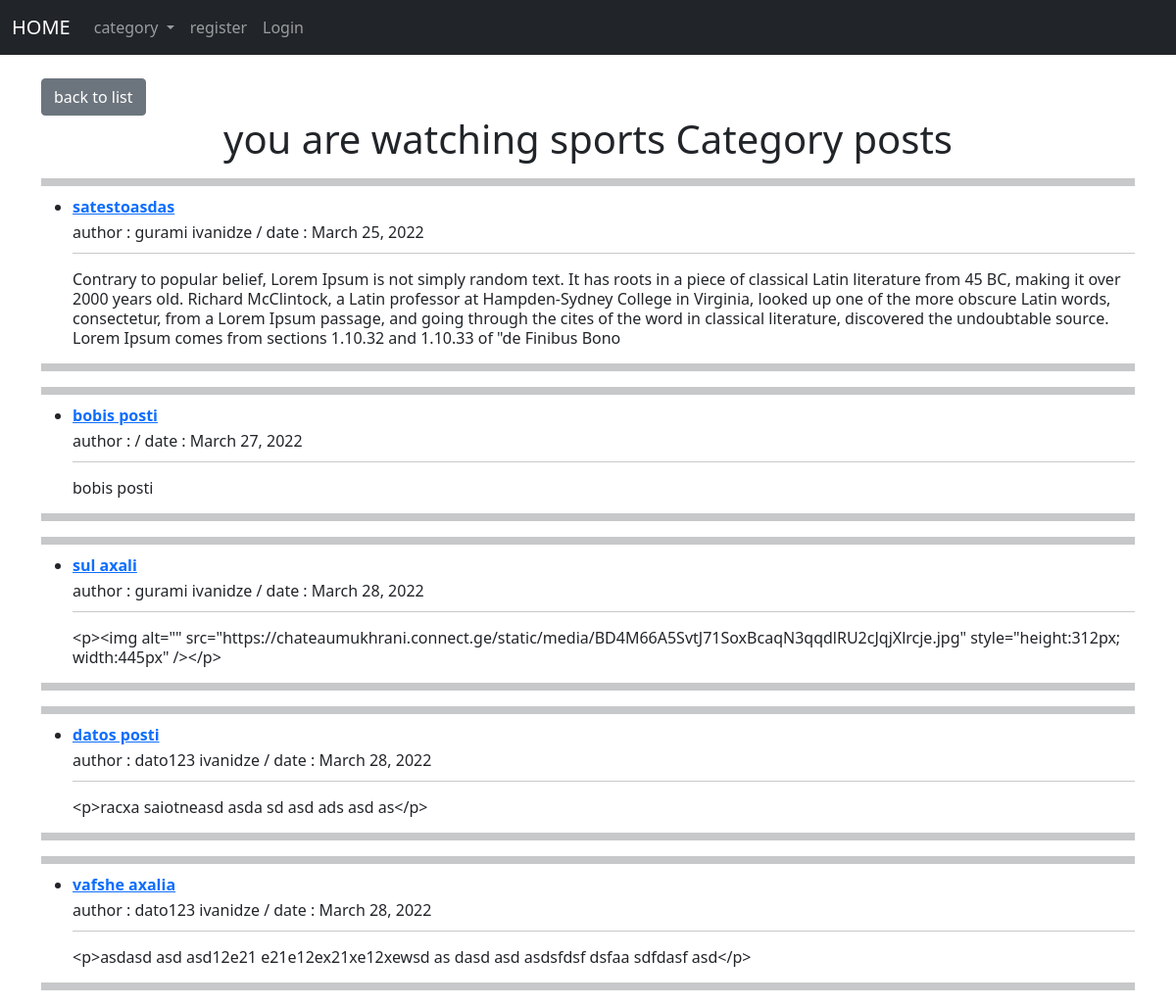
Page /category/sports/ on the committed database.
### theblog/models.py (models this page shows, shortened)
class Post(models.Model):
    title = models.CharField(max_length=255)
    title_tag = models.CharField(max_length=255,)
    author = models.ForeignKey(User, on_delete=models.CASCADE)
    body = RichTextField(blank = True, null= True)
    post_date = models.DateField(auto_now_add=True)
    category = models.CharField(max_length=255, default='coding')
    likes = models.ManyToManyField(User, related_name='blog_posts')

### theblog/views.py (the view)
# urls.py: path('category/<str:cats>/', categoryView , name='category'),
def categoryView(request, cats ):
    category_posts = Post.objects.filter(category=cats.replace('-', ' '))
    return render(request, 'categories.html', {'category_posts': category_posts,
                                               'cats': cats,
                                               })

### theblog/templates/categories.html (shortened to what this page needs)
{% extends 'base.html' %}
{% block content %}
    <a href="{% url 'home' %}" class="btn btn-secondary">back to list</a>
    {% if category_posts %}
        <h1 style="text-align: center;">you are watching {{ cats }} Category posts</h1>
        {% for post in category_posts %}
            <hr size="10">
            <ul style="line-height: 10px;">
                <li>
                    <a href="{% url 'article-detail' post.pk %}">
                        <p style="font-weight: bold;">
                            {{ post.title }}
                        </p>
                    </a>
                    <p>
                        author : {{ post.author.first_name }} {{ post.author.last_name }} / date : {{ post.post_date }}
                    </p>
                    <hr>
                    <p style="line-height: 20px;">
                        {{ post.body|slice:":500" }}
                    </p>
                </li>
            </ul>
            <hr size="10">
        {% endfor %}
    {% else %}
        the category not exist
    {% endif %}
{% endblock content %}

### theblog/templates/base.html (shortened to what this page needs)
<!doctype html>
<html lang="en">
    <head>
        <link href="https://cdn.jsdelivr.net/npm/bootstrap@5.1.3/dist/css/bootstrap.min.css"
              rel="stylesheet"
>
    </head>
    <body>
        <nav class="navbar navbar-expand-lg navbar-dark bg-dark">
            <div class="container-fluid">
                <a class="navbar-brand" href="{% url 'home' %}">HOME</a>
                <div class="collapse navbar-collapse" id="navbarSupportedContent">
                    <ul class="navbar-nav me-auto mb-2 mb-lg-0">
                        {% if cat_menu %}
                            <li class="nav-item dropdown">
                                <a class="nav-link dropdown-toggle"
                                   href="#"
                                   id="navbarDropdown"
                                   role="button"
                                   data-bs-toggle="dropdown"
                                   aria-expanded="false">
                                    category
                                </a>
                                <ul class="dropdown-menu" aria-labelledby="navbarDropdown">
                                    {% for item in cat_menu %}
                                        <li>
                                            <a class="dropdown-item" href="{% url 'category' item|slugify %}">{{ item }}</a>
                                        </li>
                                    {% endfor %}
                                </ul>
                            </li>
                        {% else %}
                            <li class="nav-item dropdown">
                                <a class="nav-link dropdown-toggle"
                                   href="#"
                                   id="navbarDropdown"
                                   role="button"
                                   data-bs-toggle="dropdown"
                                   aria-expanded="false">
                                    category
                                </a>
                            </li>
                        {% endif %}
                        {% if user.is_authenticated %}
                            <li class="nav-item">
                                <a class="nav-link" href="{% url 'add-post' %}">add blog</a>
                            </li>
                            <li class="nav-item">
                                <a class="nav-link" href="{% url 'add_category' %}">add category</a>
                            </li>
                            <li class="nav-item">
                                <a class="nav-link" href="{% url 'my_posts' user.id %}">
                                    {% if user.first_name %}
                                        Posts from user name :  {{ user.first_name }}
                                    {% else %}
                                        Posts from user ID : {{ user.id }}
                                        {{user}}
                                    {% endif %}
                                </a>
                            </li>
                            <li class="nav-item">
                                <a class="nav-link" href="{% url 'logout' %}">Logout</a>
                            </li>
                        {% else %}
                            <li class="nav-item">
                                <a class="nav-link" href="{% url 'register' %}">register</a>
                            </li>
                            <li class="nav-item">
                                <a class="nav-link" href="{% url 'login' %}">Login</a>
                            </li>
                        {% endif %}
                    </ul>
                </div>
            </div>
        </nav>
        <br>
        <div class="container">
            {% block content %}
            {% endblock content %}
        </div>
    </body>
</html>

### rows in the picture
Post: title "satestoasdas", author.first_name "gurami", author.last_name "ivanidze", post_date "March 25, 2022", body "Contrary to popular belief, Lorem Ipsum is not simply random text. It has roots in a piece of classical Latin literature from 45 BC, making it over 2000 years old. Richard McClintock, a Latin professor at Hampden-Sydney College in Virginia, looked up one of the more obscure Latin words, consectetur, from a Lorem Ipsum passage, and going through the cites of the word in classical literature, discovered the undoubtable source. Lorem Ipsum comes from sections 1.10.32 and 1.10.33 of \"de Finibus Bono"
Post: title "bobis posti", post_date "March 27, 2022", body "bobis posti"
Post: title "sul axali", author.first_name "gurami", author.last_name "ivanidze", post_date "March 28, 2022", body "<p><img alt=\"\" src=\"https://chateaumukhrani.connect.ge/static/media/BD4M66A5SvtJ71SoxBcaqN3qqdlRU2cJqjXlrcje.jpg\" style=\"height:312px; width:445px\" /></p>"
Post: title "datos posti", author.first_name "dato123", author.last_name "ivanidze", post_date "March 28, 2022", body "<p>racxa saiotneasd asda sd asd ads asd as</p>"
Post: title "vafshe axalia", author.first_name "dato123", author.last_name "ivanidze", post_date "March 28, 2022", body "<p>asdasd asd asd12e21 e21e12ex21xe12xewsd as dasd asd asdsfdsf dsfaa sdfdasf asd</p>"

### other values in the picture
{{ cats }} "sports"
